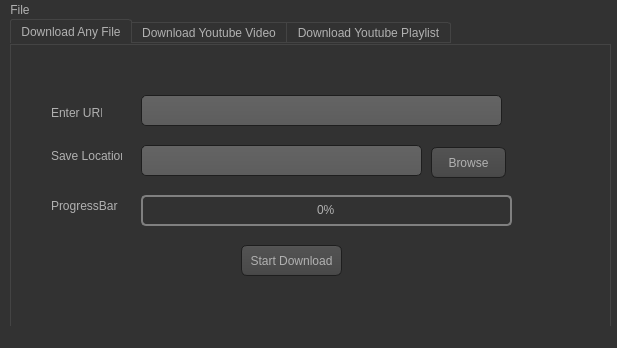
<?xml version="1.0" encoding="UTF-8"?>
<ui version="4.0">
 <class>MainWindow</class>
 <widget class="QMainWindow" name="MainWindow">
  <property name="geometry">
   <rect>
    <x>0</x>
    <y>0</y>
    <width>617</width>
    <height>348</height>
   </rect>
  </property>
  <property name="windowTitle">
   <string>MainWindow</string>
  </property>
  <property name="styleSheet">
   <string notr="true">QToolTip
{
     border: 1px solid black;
     background-color: #ffa02f;
     padding: 1px;
     border-radius: 3px;
     opacity: 100;
}

QWidget
{
    color: #b1b1b1;
    background-color: #323232;
}

QTreeView, QListView
{
    background-color: silver;
    margin-left: 5px;
}

QWidget:item:hover
{
    background-color: QLinearGradient( x1: 0, y1: 0, x2: 0, y2: 1, stop: 0 #ffa02f, stop: 1 #ca0619);
    color: #000000;
}

QWidget:item:selected
{
    background-color: QLinearGradient( x1: 0, y1: 0, x2: 0, y2: 1, stop: 0 #ffa02f, stop: 1 #d7801a);
}

QMenuBar::item
{
    background: transparent;
}

QMenuBar::item:selected
{
    background: transparent;
    border: 1px solid #ffaa00;
}

QMenuBar::item:pressed
{
    background: #444;
    border: 1px solid #000;
    background-color: QLinearGradient(
        x1:0, y1:0,
        x2:0, y2:1,
        stop:1 #212121,
        stop:0.4 #343434/*,
        stop:0.2 #343434,
        stop:0.1 #ffaa00*/
    );
    margin-bottom:-1px;
    padding-bottom:1px;
}

QMenu
{
    border: 1px solid #000;
}

QMenu::item
{
    padding: 2px 20px 2px 20px;
}

QMenu::item:selected
{
    color: #000000;
}

QWidget:disabled
{
    color: #808080;
    background-color: #323232;
}

QAbstractItemView
{
    background-color: QLinearGradient( x1: 0, y1: 0, x2: 0, y2: 1, stop: 0 #4d4d4d, stop: 0.1 #646464, stop: 1 #5d5d5d);
}

QWidget:focus
{
    /*border: 1px solid darkgray;*/
}

QLineEdit
{
    background-color: QLinearGradient( x1: 0, y1: 0, x2: 0, y2: 1, stop: 0 #4d4d4d, stop: 0 #646464, stop: 1 #5d5d5d);
    padding: 1px;
    border-style: solid;
    border: 1px solid #1e1e1e;
    border-radius: 5;
}

QPushButton
{
    color: #b1b1b1;
    background-color: QLinearGradient( x1: 0, y1: 0, x2: 0, y2: 1, stop: 0 #565656, stop: 0.1 #525252, stop: 0.5 #4e4e4e, stop: 0.9 #4a4a4a, stop: 1 #464646);
    border-width: 1px;
    border-color: #1e1e1e;
    border-style: solid;
    border-radius: 6;
    padding: 3px;
    font-size: 12px;
    padding-left: 5px;
    padding-right: 5px;
    min-width: 40px;
}

QPushButton:pressed
{
    background-color: QLinearGradient( x1: 0, y1: 0, x2: 0, y2: 1, stop: 0 #2d2d2d, stop: 0.1 #2b2b2b, stop: 0.5 #292929, stop: 0.9 #282828, stop: 1 #252525);
}

QComboBox
{
    selection-background-color: #ffaa00;
    background-color: QLinearGradient( x1: 0, y1: 0, x2: 0, y2: 1, stop: 0 #565656, stop: 0.1 #525252, stop: 0.5 #4e4e4e, stop: 0.9 #4a4a4a, stop: 1 #464646);
    border-style: solid;
    border: 1px solid #1e1e1e;
    border-radius: 5;
}

QComboBox:hover,QPushButton:hover
{
    border: 2px solid QLinearGradient( x1: 0, y1: 0, x2: 0, y2: 1, stop: 0 #ffa02f, stop: 1 #d7801a);
}


QComboBox:on
{
    padding-top: 3px;
    padding-left: 4px;
    background-color: QLinearGradient( x1: 0, y1: 0, x2: 0, y2: 1, stop: 0 #2d2d2d, stop: 0.1 #2b2b2b, stop: 0.5 #292929, stop: 0.9 #282828, stop: 1 #252525);
    selection-background-color: #ffaa00;
}

QComboBox QAbstractItemView
{
    border: 2px solid darkgray;
    selection-background-color: QLinearGradient( x1: 0, y1: 0, x2: 0, y2: 1, stop: 0 #ffa02f, stop: 1 #d7801a);
}

QComboBox::drop-down
{
     subcontrol-origin: padding;
     subcontrol-position: top right;
     width: 15px;

     border-left-width: 0px;
     border-left-color: darkgray;
     border-left-style: solid; /* just a single line */
     border-top-right-radius: 3px; /* same radius as the QComboBox */
     border-bottom-right-radius: 3px;
 }

QComboBox::down-arrow
{
     image: url(:/dark_orange/img/down_arrow.png);
}

QGroupBox
{
    border: 1px solid darkgray;
    margin-top: 10px;
}

QGroupBox:focus
{
    border: 1px solid darkgray;
}

QTextEdit:focus
{
    border: 1px solid darkgray;
}

QScrollBar:horizontal {
     border: 1px solid #222222;
     background: QLinearGradient( x1: 0, y1: 0, x2: 0, y2: 1, stop: 0.0 #121212, stop: 0.2 #282828, stop: 1 #484848);
     height: 7px;
     margin: 0px 16px 0 16px;
}

QScrollBar::handle:horizontal
{
      background: QLinearGradient( x1: 0, y1: 0, x2: 1, y2: 0, stop: 0 #ffa02f, stop: 0.5 #d7801a, stop: 1 #ffa02f);
      min-height: 20px;
      border-radius: 2px;
}

QScrollBar::add-line:horizontal {
      border: 1px solid #1b1b19;
      border-radius: 2px;
      background: QLinearGradient( x1: 0, y1: 0, x2: 1, y2: 0, stop: 0 #ffa02f, stop: 1 #d7801a);
      width: 14px;
      subcontrol-position: right;
      subcontrol-origin: margin;
}

QScrollBar::sub-line:horizontal {
      border: 1px solid #1b1b19;
      border-radius: 2px;
      background: QLinearGradient( x1: 0, y1: 0, x2: 1, y2: 0, stop: 0 #ffa02f, stop: 1 #d7801a);
      width: 14px;
     subcontrol-position: left;
     subcontrol-origin: margin;
}

QScrollBar::right-arrow:horizontal, QScrollBar::left-arrow:horizontal
{
      border: 1px solid black;
      width: 1px;
      height: 1px;
      background: white;
}

QScrollBar::add-page:horizontal, QScrollBar::sub-page:horizontal
{
      background: none;
}

QScrollBar:vertical
{
      background: QLinearGradient( x1: 0, y1: 0, x2: 1, y2: 0, stop: 0.0 #121212, stop: 0.2 #282828, stop: 1 #484848);
      width: 7px;
      margin: 16px 0 16px 0;
      border: 1px solid #222222;
}

QScrollBar::handle:vertical
{
      background: QLinearGradient( x1: 0, y1: 0, x2: 0, y2: 1, stop: 0 #ffa02f, stop: 0.5 #d7801a, stop: 1 #ffa02f);
      min-height: 20px;
      border-radius: 2px;
}

QScrollBar::add-line:vertical
{
      border: 1px solid #1b1b19;
      border-radius: 2px;
      background: QLinearGradient( x1: 0, y1: 0, x2: 0, y2: 1, stop: 0 #ffa02f, stop: 1 #d7801a);
      height: 14px;
      subcontrol-position: bottom;
      subcontrol-origin: margin;
}

QScrollBar::sub-line:vertical
{
      border: 1px solid #1b1b19;
      border-radius: 2px;
      background: QLinearGradient( x1: 0, y1: 0, x2: 0, y2: 1, stop: 0 #d7801a, stop: 1 #ffa02f);
      height: 14px;
      subcontrol-position: top;
      subcontrol-origin: margin;
}

QScrollBar::up-arrow:vertical, QScrollBar::down-arrow:vertical
{
      border: 1px solid black;
      width: 1px;
      height: 1px;
      background: white;
}


QScrollBar::add-page:vertical, QScrollBar::sub-page:vertical
{
      background: none;
}

QTextEdit
{
    background-color: #242424;
}

QPlainTextEdit
{
    background-color: #242424;
}

QHeaderView::section
{
    background-color: QLinearGradient(x1:0, y1:0, x2:0, y2:1, stop:0 #616161, stop: 0.5 #505050, stop: 0.6 #434343, stop:1 #656565);
    color: white;
    padding-left: 4px;
    border: 1px solid #6c6c6c;
}

QCheckBox:disabled
{
color: #414141;
}

QDockWidget::title
{
    text-align: center;
    spacing: 3px; /* spacing between items in the tool bar */
    background-color: QLinearGradient(x1:0, y1:0, x2:0, y2:1, stop:0 #323232, stop: 0.5 #242424, stop:1 #323232);
}

QDockWidget::close-button, QDockWidget::float-button
{
    text-align: center;
    spacing: 1px; /* spacing between items in the tool bar */
    background-color: QLinearGradient(x1:0, y1:0, x2:0, y2:1, stop:0 #323232, stop: 0.5 #242424, stop:1 #323232);
}

QDockWidget::close-button:hover, QDockWidget::float-button:hover
{
    background: #242424;
}

QDockWidget::close-button:pressed, QDockWidget::float-button:pressed
{
    padding: 1px -1px -1px 1px;
}

QMainWindow::separator
{
    background-color: QLinearGradient(x1:0, y1:0, x2:0, y2:1, stop:0 #161616, stop: 0.5 #151515, stop: 0.6 #212121, stop:1 #343434);
    color: white;
    padding-left: 4px;
    border: 1px solid #4c4c4c;
    spacing: 3px; /* spacing between items in the tool bar */
}

QMainWindow::separator:hover
{

    background-color: QLinearGradient(x1:0, y1:0, x2:0, y2:1, stop:0 #d7801a, stop:0.5 #b56c17 stop:1 #ffa02f);
    color: white;
    padding-left: 4px;
    border: 1px solid #6c6c6c;
    spacing: 3px; /* spacing between items in the tool bar */
}

QToolBar::handle
{
     spacing: 3px; /* spacing between items in the tool bar */
     background: url(:/dark_orange/img/handle.png);
}

QMenu::separator
{
    height: 2px;
    background-color: QLinearGradient(x1:0, y1:0, x2:0, y2:1, stop:0 #161616, stop: 0.5 #151515, stop: 0.6 #212121, stop:1 #343434);
    color: white;
    padding-left: 4px;
    margin-left: 10px;
    margin-right: 5px;
}

QProgressBar
{
    border: 2px solid grey;
    border-radius: 5px;
    text-align: center;
}

QProgressBar::chunk
{
    background-color: #d7801a;
    width: 2.15px;
    margin: 0.5px;
}

QTabBar::tab {
    color: #b1b1b1;
    border: 1px solid #444;
    border-bottom-style: none;
    background-color: #323232;
    padding-left: 10px;
    padding-right: 10px;
    padding-top: 3px;
    padding-bottom: 2px;
    margin-right: -1px;
}

QTabWidget::pane {
    border: 1px solid #444;
    top: 1px;
}

QTabBar::tab:last
{
    margin-right: 0; /* the last selected tab has nothing to overlap with on the right */
    border-top-right-radius: 3px;
}

QTabBar::tab:first:!selected
{
 margin-left: 0px; /* the last selected tab has nothing to overlap with on the right */


    border-top-left-radius: 3px;
}

QTabBar::tab:!selected
{
    color: #b1b1b1;
    border-bottom-style: solid;
    margin-top: 3px;
    background-color: QLinearGradient(x1:0, y1:0, x2:0, y2:1, stop:1 #212121, stop:.4 #343434);
}

QTabBar::tab:selected
{
    border-top-left-radius: 3px;
    border-top-right-radius: 3px;
    margin-bottom: 0px;
}

QTabBar::tab:!selected:hover
{
    /*border-top: 2px solid #ffaa00;
    padding-bottom: 3px;*/
    border-top-left-radius: 3px;
    border-top-right-radius: 3px;
    background-color: QLinearGradient(x1:0, y1:0, x2:0, y2:1, stop:1 #212121, stop:0.4 #343434, stop:0.2 #343434, stop:0.1 #ffaa00);
}

QRadioButton::indicator:checked, QRadioButton::indicator:unchecked{
    color: #b1b1b1;
    background-color: #323232;
    border: 1px solid #b1b1b1;
    border-radius: 6px;
}

QRadioButton::indicator:checked
{
    background-color: qradialgradient(
        cx: 0.5, cy: 0.5,
        fx: 0.5, fy: 0.5,
        radius: 1.0,
        stop: 0.25 #ffaa00,
        stop: 0.3 #323232
    );
}

QCheckBox::indicator{
    color: #b1b1b1;
    background-color: #323232;
    border: 1px solid #b1b1b1;
    width: 9px;
    height: 9px;
}

QRadioButton::indicator
{
    border-radius: 6px;
}

QRadioButton::indicator:hover, QCheckBox::indicator:hover
{
    border: 1px solid #ffaa00;
}

QCheckBox::indicator:checked
{
    image:url(:/dark_orange/img/checkbox.png);
}

QCheckBox::indicator:disabled, QRadioButton::indicator:disabled
{
    border: 1px solid #444;
}


QSlider::groove:horizontal {
    border: 1px solid #3A3939;
    height: 8px;
    background: #201F1F;
    margin: 2px 0;
    border-radius: 2px;
}

QSlider::handle:horizontal {
    background: QLinearGradient( x1: 0, y1: 0, x2: 0, y2: 1,
      stop: 0.0 silver, stop: 0.2 #a8a8a8, stop: 1 #727272);
    border: 1px solid #3A3939;
    width: 14px;
    height: 14px;
    margin: -4px 0;
    border-radius: 2px;
}

QSlider::groove:vertical {
    border: 1px solid #3A3939;
    width: 8px;
    background: #201F1F;
    margin: 0 0px;
    border-radius: 2px;
}

QSlider::handle:vertical {
    background: QLinearGradient( x1: 0, y1: 0, x2: 0, y2: 1, stop: 0.0 silver,
      stop: 0.2 #a8a8a8, stop: 1 #727272);
    border: 1px solid #3A3939;
    width: 14px;
    height: 14px;
    margin: 0 -4px;
    border-radius: 2px;
}

QAbstractSpinBox {
    padding-top: 2px;
    padding-bottom: 2px;
    border: 1px solid darkgray;

    border-radius: 2px;
    min-width: 50px;
}


</string>
  </property>
  <widget class="QWidget" name="centralwidget">
   <widget class="QTabWidget" name="tabWidget">
    <property name="geometry">
     <rect>
      <x>10</x>
      <y>0</y>
      <width>601</width>
      <height>321</height>
     </rect>
    </property>
    <property name="currentIndex">
     <number>0</number>
    </property>
    <widget class="QWidget" name="tab">
     <attribute name="title">
      <string>Download Any File</string>
     </attribute>
     <widget class="QLabel" name="label_3">
      <property name="geometry">
       <rect>
        <x>40</x>
        <y>150</y>
        <width>81</width>
        <height>21</height>
       </rect>
      </property>
      <property name="text">
       <string>ProgressBar</string>
      </property>
     </widget>
     <widget class="QLineEdit" name="lineEdit">
      <property name="geometry">
       <rect>
        <x>130</x>
        <y>50</y>
        <width>361</width>
        <height>31</height>
       </rect>
      </property>
     </widget>
     <widget class="QLineEdit" name="lineEdit_2">
      <property name="geometry">
       <rect>
        <x>130</x>
        <y>100</y>
        <width>281</width>
        <height>31</height>
       </rect>
      </property>
     </widget>
     <widget class="QPushButton" name="pushButton_2">
      <property name="geometry">
       <rect>
        <x>420</x>
        <y>102</y>
        <width>75</width>
        <height>31</height>
       </rect>
      </property>
      <property name="text">
       <string>Browse</string>
      </property>
     </widget>
     <widget class="QLabel" name="label">
      <property name="geometry">
       <rect>
        <x>40</x>
        <y>100</y>
        <width>71</width>
        <height>21</height>
       </rect>
      </property>
      <property name="text">
       <string>Save Location</string>
      </property>
     </widget>
     <widget class="QPushButton" name="pushButton">
      <property name="geometry">
       <rect>
        <x>230</x>
        <y>200</y>
        <width>101</width>
        <height>31</height>
       </rect>
      </property>
      <property name="text">
       <string>Start Download</string>
      </property>
     </widget>
     <widget class="QLabel" name="label_2">
      <property name="geometry">
       <rect>
        <x>40</x>
        <y>60</y>
        <width>51</width>
        <height>16</height>
       </rect>
      </property>
      <property name="text">
       <string>Enter URL</string>
      </property>
     </widget>
     <widget class="QProgressBar" name="progressBar">
      <property name="geometry">
       <rect>
        <x>130</x>
        <y>150</y>
        <width>371</width>
        <height>31</height>
       </rect>
      </property>
      <property name="value">
       <number>0</number>
      </property>
     </widget>
    </widget>
    <widget class="QWidget" name="tab_2">
     <attribute name="title">
      <string>Download Youtube Video</string>
     </attribute>
     <widget class="QLabel" name="label_4">
      <property name="geometry">
       <rect>
        <x>40</x>
        <y>150</y>
        <width>61</width>
        <height>21</height>
       </rect>
      </property>
      <property name="text">
       <string>Quality</string>
      </property>
     </widget>
     <widget class="QLineEdit" name="lineEdit_3">
      <property name="geometry">
       <rect>
        <x>130</x>
        <y>50</y>
        <width>281</width>
        <height>31</height>
       </rect>
      </property>
     </widget>
     <widget class="QLineEdit" name="lineEdit_4">
      <property name="geometry">
       <rect>
        <x>130</x>
        <y>100</y>
        <width>281</width>
        <height>31</height>
       </rect>
      </property>
     </widget>
     <widget class="QPushButton" name="pushButton_3">
      <property name="geometry">
       <rect>
        <x>420</x>
        <y>102</y>
        <width>75</width>
        <height>31</height>
       </rect>
      </property>
      <property name="text">
       <string>Browse</string>
      </property>
     </widget>
     <widget class="QLabel" name="label_5">
      <property name="geometry">
       <rect>
        <x>40</x>
        <y>100</y>
        <width>71</width>
        <height>21</height>
       </rect>
      </property>
      <property name="text">
       <string>Save Location</string>
      </property>
     </widget>
     <widget class="QPushButton" name="pushButton_4">
      <property name="geometry">
       <rect>
        <x>210</x>
        <y>200</y>
        <width>101</width>
        <height>31</height>
       </rect>
      </property>
      <property name="text">
       <string>Start Download</string>
      </property>
     </widget>
     <widget class="QLabel" name="label_6">
      <property name="geometry">
       <rect>
        <x>40</x>
        <y>60</y>
        <width>51</width>
        <height>16</height>
       </rect>
      </property>
      <property name="text">
       <string>Video URL</string>
      </property>
     </widget>
     <widget class="QComboBox" name="comboBox">
      <property name="geometry">
       <rect>
        <x>130</x>
        <y>150</y>
        <width>281</width>
        <height>31</height>
       </rect>
      </property>
     </widget>
     <widget class="QPushButton" name="pushButton_13">
      <property name="geometry">
       <rect>
        <x>420</x>
        <y>50</y>
        <width>75</width>
        <height>31</height>
       </rect>
      </property>
      <property name="text">
       <string>Search</string>
      </property>
     </widget>
    </widget>
    <widget class="QWidget" name="tab_3">
     <attribute name="title">
      <string>Download Youtube Playlist</string>
     </attribute>
     <widget class="QLabel" name="label_7">
      <property name="geometry">
       <rect>
        <x>40</x>
        <y>148</y>
        <width>81</width>
        <height>21</height>
       </rect>
      </property>
      <property name="text">
       <string>Quality</string>
      </property>
     </widget>
     <widget class="QLineEdit" name="lineEdit_5">
      <property name="geometry">
       <rect>
        <x>130</x>
        <y>98</y>
        <width>281</width>
        <height>31</height>
       </rect>
      </property>
     </widget>
     <widget class="QLabel" name="label_8">
      <property name="geometry">
       <rect>
        <x>40</x>
        <y>58</y>
        <width>61</width>
        <height>16</height>
       </rect>
      </property>
      <property name="text">
       <string>Playlist URL</string>
      </property>
     </widget>
     <widget class="QLineEdit" name="lineEdit_6">
      <property name="geometry">
       <rect>
        <x>130</x>
        <y>48</y>
        <width>361</width>
        <height>31</height>
       </rect>
      </property>
     </widget>
     <widget class="QComboBox" name="comboBox_2">
      <property name="geometry">
       <rect>
        <x>140</x>
        <y>148</y>
        <width>271</width>
        <height>31</height>
       </rect>
      </property>
     </widget>
     <widget class="QPushButton" name="pushButton_5">
      <property name="geometry">
       <rect>
        <x>420</x>
        <y>100</y>
        <width>75</width>
        <height>31</height>
       </rect>
      </property>
      <property name="text">
       <string>Browse</string>
      </property>
     </widget>
     <widget class="QLabel" name="label_9">
      <property name="geometry">
       <rect>
        <x>40</x>
        <y>98</y>
        <width>71</width>
        <height>21</height>
       </rect>
      </property>
      <property name="text">
       <string>Save Location</string>
      </property>
     </widget>
     <widget class="QPushButton" name="pushButton_6">
      <property name="geometry">
       <rect>
        <x>230</x>
        <y>238</y>
        <width>101</width>
        <height>31</height>
       </rect>
      </property>
      <property name="text">
       <string>Start Download</string>
      </property>
     </widget>
     <widget class="QLabel" name="label_10">
      <property name="geometry">
       <rect>
        <x>240</x>
        <y>198</y>
        <width>131</width>
        <height>16</height>
       </rect>
      </property>
      <property name="text">
       <string>Current Video</string>
      </property>
     </widget>
    </widget>
   </widget>
  </widget>
  <widget class="QMenuBar" name="menubar">
   <property name="geometry">
    <rect>
     <x>0</x>
     <y>0</y>
     <width>617</width>
     <height>21</height>
    </rect>
   </property>
   <widget class="QMenu" name="menuFile">
    <property name="title">
     <string>File</string>
    </property>
    <addaction name="actionExit"/>
   </widget>
   <addaction name="menuFile"/>
  </widget>
  <widget class="QStatusBar" name="statusbar"/>
  <action name="actionExit">
   <property name="text">
    <string>Exit</string>
   </property>
  </action>
 </widget>
 <resources/>
 <connections/>
</ui>
